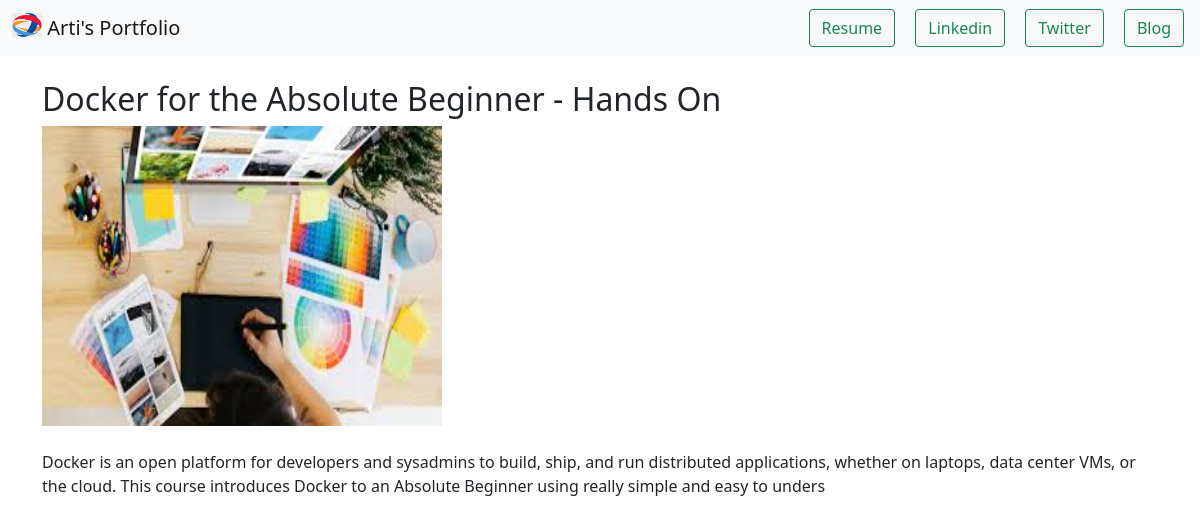
Page /2/ on the committed database.
### portfolio/models.py (models this page shows)
class Project(models.Model):
    title=models.CharField(max_length=100)
    description=models.CharField(max_length=5000)
    image=models.ImageField(upload_to='portfolio/images/')
    url=models.URLField(blank=True)

### portfolio/views.py (the view)
# urls.py: path('<int:project_id>/',views.portfolio,name='portfolio'),
def portfolio(request,project_id):
    project=get_object_or_404(Project,pk=project_id)
    return render(request,'portfolio/portfolios.html',{'project':project})

### portfolio/templates/portfolio/portfolios.html
{% extends 'portfolio/base.html' %}
{% block content %}
<br>
<h2> {{ project.title}}</h2>
<img src="{{ project.image.url}}" height="300" width="400">
<br><br>
<p>{{ project.description}}<p>
  {% endblock %}

### rows in the picture
Project: title "Docker for the Absolute Beginner - Hands On", image (picture), description "Docker is an open platform for developers and sysadmins to build, ship, and run distributed applications, whether on laptops, data center VMs, or the cloud. This course introduces Docker to an Absolute Beginner using really simple and easy to unders"
